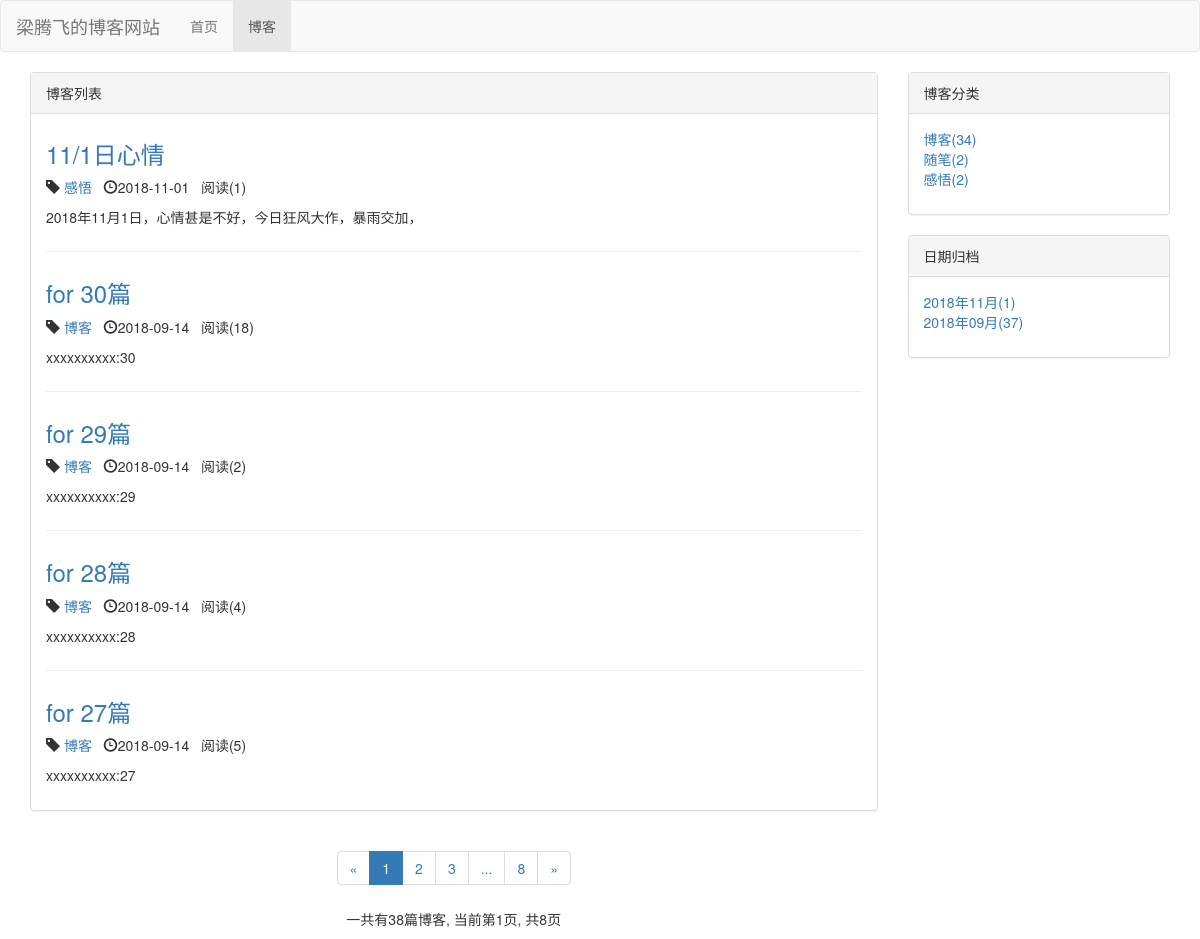
Screenshot of /blog/ with the database file from the repository.
### blog/models.py (models this page shows, shortened)
class Blog(models.Model,ReadNumExpandMethod):
    title=models.CharField(max_length=50)
    blog_type=models.ForeignKey(BlogType,on_delete=models.DO_NOTHING)
    content=RichTextUploadingField()
    author=models.ForeignKey(User,on_delete=models.DO_NOTHING)
    read_details=GenericRelation(ReadDetail)
    created_time=models.DateTimeField(auto_now_add=True)
    last_updated_time=models.DateTimeField(auto_now=True)
    '''
    def get_read_num(self):
        try:
            return self.readnum.read_num
        except exceptions.ObjectDoesNotExist:
            return 0
    '''
    class Meta:
        ordering=['-created_time']

class BlogType(models.Model):
    type_name=models.CharField(max_length=15)
    def __str__(self):
        return self.type_name

### read_statistics/models.py (models this page shows)
class ReadNum(models.Model):
    read_num = models.IntegerField(default=0)
    content_type=models.ForeignKey(ContentType,on_delete=models.DO_NOTHING)
    object_id=models.PositiveIntegerField()
    content_object=GenericForeignKey('content_type','object_id')

### blog/views.py (the view)
# urls.py: path('',views.blog_list,name='blog_list'),
def blog_list(request):
    blogs_all_list=Blog.objects.all()
    context=get_blog_list_common_data(request,blogs_all_list)
    return render(request,'blog/blog_list.html', context)

### read_statistics/models.py (called while the page is built)
    def get_read_num(self):
        try:
            ct = ContentType.objects.get_for_model(self)
            readnum=ReadNum.objects.get(content_type=ct,object_id=self.pk)
            return readnum.read_num
        except exceptions.ObjectDoesNotExist:
            return 0
        pass

### blog/templates/blog/blog_list.html (shortened to what this page needs)
{% extends 'base.html' %}
{% load staticfiles %}
{% block header_extends %}
    <link rel="stylesheet" href="{% static 'blog.css' %}">
{% endblock %}
{% block nav_blog_active %}active{% endblock %}
{% block content %}
    <div class="container">
        <div class="row">
            <div class="col-xs-12 col-sm-9 col-md-9 col-lg-9">
                <div class="panel panel-default">
                    <div class="panel-heading">{% block blog_list_title %}
                    博客列表{% endblock %}</div>
                    <div class="panel-body">
                        {% for blog in blogs %}
                            <div class="blog">
                                <h3><a href="{% url 'blog_detail' blog.pk %}">{{ blog.title }}</a></h3>
                                <p class="blog-info">
                                    <span class="glyphicon glyphicon-tag"></span>
                                        <a href="{% url 'blogs_with_type' blog.blog_type.pk %}" >
                                            {{ blog.blog_type }}</a>&nbsp;&nbsp;
                                    <span class="glyphicon glyphicon-time"></span>{{ blog.created_time |date:"Y-m-d"  }}&nbsp;&nbsp;
                                    阅读({{ blog.get_read_num }})
                                </p>
                                <p>{{ blog.content |striptags|truncatechars:30 }}</p>
                            </div>
                        {% empty %}
                            <div class="blog">
                                <h3>----暂无博客，敬请期待----</h3>
                            </div>
                        {% endfor %}
                    </div>
                </div>
                <div class="paginator">
                    <ul class="pagination">
                        <li>
                            {% if page_of_blogs.has_previous %}
                                <a href="?page={{ page_of_blogs.previous_page_number }}" aria-label="Previous">
                                    <span aria-hidden="true">&laquo;</span> </a>
                            {% else %}
                                <span aria-hidden="true">&laquo;</span>
                            {% endif %}
                        </li>
                       {% for page_num in page_range %}
                           {% if page_num == page_of_blogs.number %}
                               <li class="active"><span>{{ page_num }}</span></li>
                           {% else %}
                               {% if page_num == '...' %}
                                   <li><span>{{ page_num }}</span></li>
                               {% else %}
                               <li><a href="?page={{ page_num }}">{{ page_num }}</a></li>
                               {% endif %}
                           {% endif %}
                       {% endfor %}
                        <li>
                            {% if page_of_blogs.has_next %}
                                <a href="?page={{ page_of_blogs.next_page_number }}" aria-label="Next">
                                    <span aria-hidden="true">&raquo;</span> </a>
                            {% else %}
                                <span aria-hidden="true">&raquo;</span>
                            {% endif %}
                        </li>
                    </ul>
                    <p>
                        一共有{{ page_of_blogs.paginator.count }}篇博客,
                        当前第{{ page_of_blogs.number }}页,
                        共{{ page_of_blogs.paginator.num_pages }}页
                    </p>
                </div>
            </div>
            <div class="hidden-xs col-sm-4 col-md-3 col-lg-3">
                <div class="panel panel-default">
                    <div class="panel-heading">博客分类</div>
                    <div class="panel-body">
                        <ul class="blog-types">
                        {%  for blog_type in blog_types %}
                            <li>
                                <a href="{% url 'blogs_with_type' blog_type.pk %}" >
                                {{ blog_type.type_name }}({{ blog_type.blog_count }})</a>
                            </li>
                        {% empty %}
                            <li>暂无分类</li>
                        {%  endfor %}
                        </ul>
                    </div>
                </div>
                <div class="panel panel-default">
                    <div class="panel-heading">日期归档</div>
                    <div class="panel-body">
                        <ul>
                            {% for blog_date,blog_count in blog_dates.items %}
                                <li style="list-style-type: none">
                                    <a href="{%  url 'blogs_with_date' blog_date.year blog_date.month  %}">
                                        {{ blog_date|date:"Y年m月" }}({{ blog_count }})
                                    </a>
                                </li>
                            {% endfor %}
                        </ul>
                    </div>
                </div>
            </div>
        </div>
    </div>
{% endblock %}

### templates/base.html (shortened to what this page needs)
{% load staticfiles %}
<!DOCTYPE html>
<html lang="zh_CN">
<head>
    <link rel="stylesheet" href="/static/base.css">
    <link rel="stylesheet" href="{% static 'bootstrap-3.3.7/css/bootstrap.min.css' %}">
    {% block header_extends %}{% endblock %}
</head>
<body>
    <div class="navbar navbar-default" role="navigation">
        <div class="container-fluid">
            <div class="navbar-header">
                <a class="navbar-brand" href="{% url 'home' %}">梁腾飞的博客网站</a>
            </div>
            <div id="navbar-collapse" class="collapse navbar-collapse" >
                <ul class="nav navbar-nav">
                <li class="{% block nav_home_active %}{% endblock %}">
                    <a href="{% url 'home' %} ">首页</a>
                </li>
                <li class="{% block nav_blog_active %}{% endblock %}">
                    <a href="{% url 'blog_list' %} ">博客</a>
                </li>
            </ul>
            </div>
        </div>
    </div>
    {% block content %}{% endblock %}
</body>
</html>

### static/base.css (style rules this page uses)
* { margin: 0; padding: 0; }
body { margin: 0; padding: 0; }
ul { list-style-type: none; }

### static/blog.css (style rules this page uses)
ul.blog-types { list-style-type: none; }
div.blog:not(:last-child) { margin-bottom: 2em; padding-bottom: 1em; border-bottom:1px solid #eee ; }
div.blog h3 { margin-top: 0.5em; }
div.blog { margin-bottom: 0; }
div.paginator { text-align: center; }

### rows the page displays
Blog: title "11/1日心情", blog_type "感悟", created_time "2018-11-01", get_read_num "1", content "2018年11月1日，心情甚是不好，今日狂风大作，暴雨交加，"
Blog: title "for 30篇", blog_type "博客", created_time "2018-09-14", get_read_num "18", content "xxxxxxxxxx:30"
Blog: title "for 29篇", blog_type "博客", created_time "2018-09-14", get_read_num "2", content "xxxxxxxxxx:29"
Blog: title "for 28篇", blog_type "博客", created_time "2018-09-14", get_read_num "4", content "xxxxxxxxxx:28"
Blog: title "for 27篇", blog_type "博客", created_time "2018-09-14", get_read_num "5", content "xxxxxxxxxx:27"
BlogType: type_name "博客", blog_count "34"
BlogType: type_name "随笔", blog_count "2"
BlogType: type_name "感悟", blog_count "2"

### other values shown
{{ page_num }} "1"
{{ page_num }} "2" "3" "8"
{{ page_num }} "..."
{{ page_of_blogs.paginator.count }} "38"
{{ page_of_blogs.number }} "1"
{{ page_of_blogs.paginator.num_pages }} "8"
{{ blog_date|date:"Y年m月" }} "2018年11月" "2018年09月"
{{ blog_count }} "1" "37"
